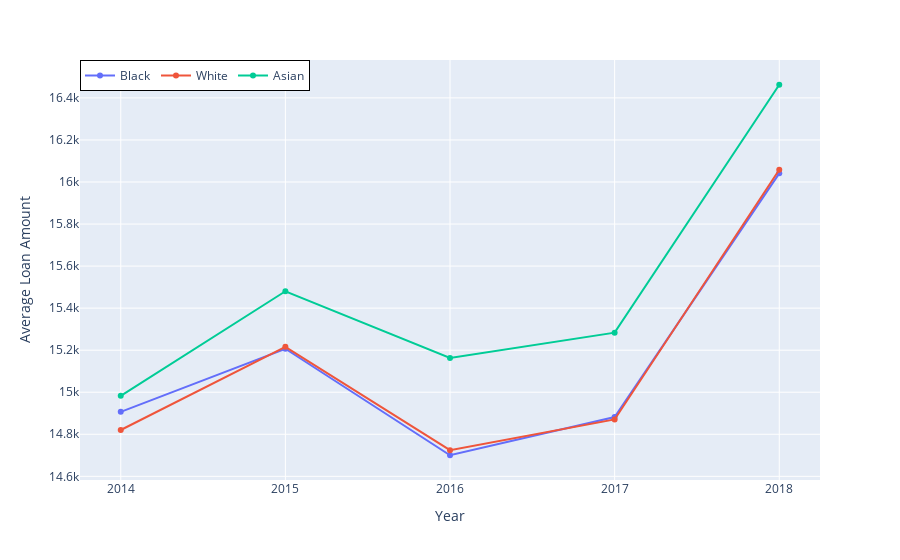

The cell this chart's notebook holds for it:
### Code cell
for race in races:
    df_plot[race.capitalize()] = df_plot[ race+'_loan_amnt_avg']
    
df_plot['year'] = df_plot['year'].astype(str)

fig = px.line(        
        df_plot.rename({'black_loan_amnt_avg':'black', 'white_loan_amnt_avg':'white', 'asian_loan_amnt_avg':'asian'}), #Data Frame
        x = 'year', #Columns from the data frame
        y = df_plot.columns[-3:],
#        title = "Average Loan Amount by Race",
        markers = True,
        labels = { 'year':'Year', 'value': 'Average Loan Amount',}
)

fig.update_layout(
    legend=dict(
        x=0,
        y=1,
        title = '',
        bordercolor="Black",
        borderwidth=1,
        orientation = 'h'
    )
)


fig.show()

### Figure 1 — Plotly figure (JSON) as saved in the notebook; plotly's stock layout.template omitted (floating-point values rounded to 4 significant figures)
{"data": [{"hovertemplate": "variable=Black<br>Year=%{x}<br>Average Loan Amount=%{y}<extra></extra>", "legendgroup": "Black", "line": {"color": "#636efa", "dash": "solid"}, "marker": {"symbol": "circle"}, "mode": "lines+markers", "name": "Black", "orientation": "v", "showlegend": true, "type": "scatter", "x": ["2014", "2015", "2016", "2017", "2018"], "xaxis": "x", "y": [14910.0, 15210.0, 14700.0, 14880.0, 16040.0], "yaxis": "y"}, {"hovertemplate": "variable=White<br>Year=%{x}<br>Average Loan Amount=%{y}<extra></extra>", "legendgroup": "White", "line": {"color": "#EF553B", "dash": "solid"}, "marker": {"symbol": "circle"}, "mode": "lines+markers", "name": "White", "orientation": "v", "showlegend": true, "type": "scatter", "x": ["2014", "2015", "2016", "2017", "2018"], "xaxis": "x", "y": [14820.0, 15220.0, 14720.0, 14870.0, 16060.0], "yaxis": "y"}, {"hovertemplate": "variable=Asian<br>Year=%{x}<br>Average Loan Amount=%{y}<extra></extra>", "legendgroup": "Asian", "line": {"color": "#00cc96", "dash": "solid"}, "marker": {"symbol": "circle"}, "mode": "lines+markers", "name": "Asian", "orientation": "v", "showlegend": true, "type": "scatter", "x": ["2014", "2015", "2016", "2017", "2018"], "xaxis": "x", "y": [14980.0, 15480.0, 15160.0, 15280.0, 16460.0], "yaxis": "y"}], "layout": {"autosize": true, "legend": {"bordercolor": "Black", "borderwidth": 1, "orientation": "h", "title": {"text": ""}, "tracegroupgap": 0, "x": 0, "y": 1}, "margin": {"t": 60}, "xaxis": {"anchor": "y", "autorange": true, "domain": [0, 1], "range": [-0.248, 4.248], "title": {"text": "Year"}, "type": "category"}, "yaxis": {"anchor": "x", "autorange": true, "domain": [0, 1], "range": [14560.0, 16600.0], "title": {"text": "Average Loan Amount"}, "type": "linear"}}}
